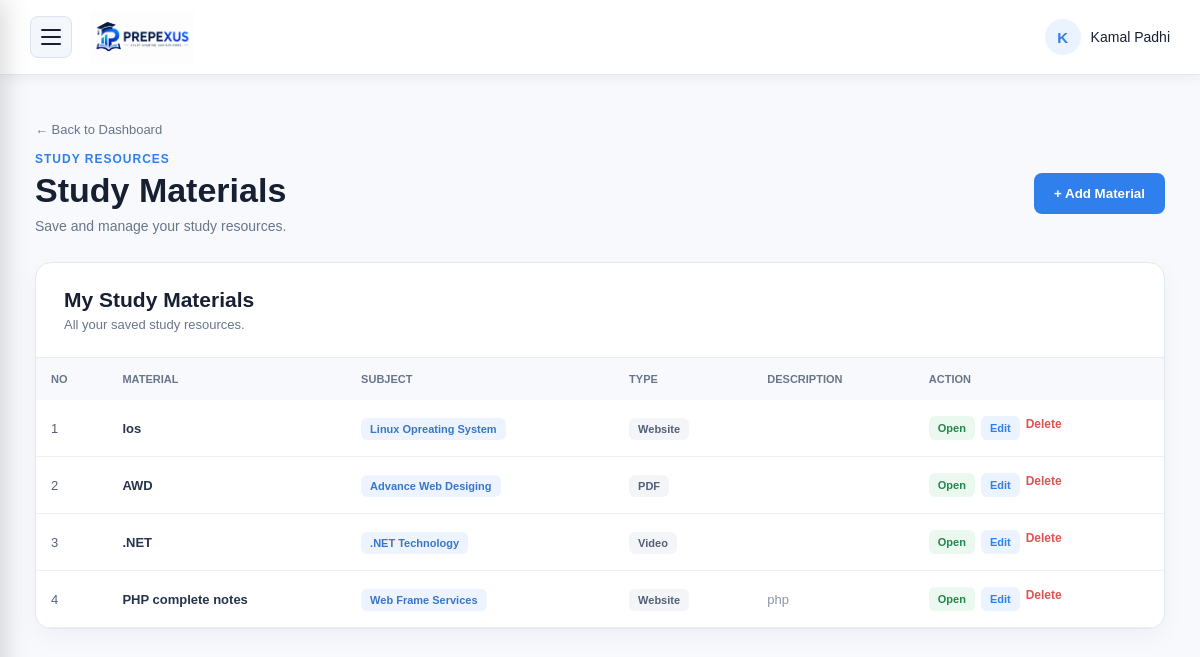
The app's page /materials.php (signed in) with its own data.
### tables this page shows
CREATE TABLE `materials` (
  `id` int(11) NOT NULL,
  `user_id` int(11) NOT NULL,
  `subject_id` int(11) NOT NULL,
  `material_name` varchar(150) NOT NULL,
  `material_type` varchar(30) NOT NULL,
  `material_link` varchar(255) NOT NULL,
  `description` varchar(255) NOT NULL
);

CREATE TABLE `subjects` (
  `id` int(11) NOT NULL,
  `user_id` int(11) NOT NULL,
  `subject_name` varchar(100) NOT NULL,
  `subject_code` varchar(30) NOT NULL,
  `credit` int(11) NOT NULL,
  `description` varchar(255) NOT NULL
);

### includes/security.php (called while the page is built, shortened)
<?php
if (!function_exists('e')) {
    function e($value)
    {
        return htmlspecialchars((string) $value, ENT_QUOTES | ENT_SUBSTITUTE, 'UTF-8');
    }
}
if (!function_exists('initial')) {
    function initial($name)
    {
        $name = trim((string) $name);
        if (function_exists('mb_substr')) {
            return e(mb_strtoupper(mb_substr($name, 0, 1, 'UTF-8'), 'UTF-8'));
        }
        return e(strtoupper(substr($name, 0, 1)));
    }
}
if (!function_exists('safe_url')) {
    function safe_url($url)
    {
        $url = trim((string) $url);
        if (filter_var($url, FILTER_VALIDATE_URL) !== false) {
            $scheme = strtolower((string) parse_url($url, PHP_URL_SCHEME));
            if ($scheme === 'http' || $scheme === 'https') {
                return $url;
            }
        }
        return '';
    }
}
if (!function_exists('is_logged_in')) {
    function is_logged_in()
    {
        return isset($_SESSION['user_id']);
    }
}
if (!function_exists('current_user_id')) {
    function current_user_id()
    {
        return is_logged_in() ? (int) $_SESSION['user_id'] : 0;
    }
}

### materials.php (the view, shortened to what this page needs)
<?php
require_once __DIR__ . "/includes/security.php";
include "config/database.php";
$user_id = current_user_id();
$materials_stmt = mysqli_prepare($conn,
    "SELECT
        materials.*,
        subjects.subject_name
     FROM materials
     JOIN subjects
     ON materials.subject_id = subjects.id
     WHERE materials.user_id = ?
     ORDER BY materials.id DESC"
);
mysqli_stmt_bind_param($materials_stmt, "i", $user_id);
mysqli_stmt_execute($materials_stmt);
$materials = mysqli_stmt_get_result($materials_stmt);
?>
<!DOCTYPE html>
<html lang="en">
<head>
    <link
        rel="stylesheet"
        href="css/style.css"
    >
</head>
<body>
<nav class="dashboard-navbar">
    <div class="dashboard-left">
        <button
            class="menu-button"
            onclick="toggleSidebar()"
            type="button"
        >
            <span></span>
            <span></span>
            <span></span>
        </button>
        <a
            href="dashboard.php"
            class="dashboard-logo"
        >
            <img
                src="images/prepxus.png"
                alt="Prepexus Logo"
            >
        </a>
    </div>
    <div class="dashboard-user">
        <div class="user-avatar">
            <?php
            echo initial(
                $_SESSION['user_name']
            );
            ?>
        </div>
        <span>
            <?php
            echo htmlspecialchars(
                $_SESSION['user_name']
            );
            ?>
        </span>
    </div>
</nav>
<main class="materials-page">
    <a
        href="dashboard.php"
        class="back-button"
    >
        ← Back to Dashboard
    </a>
    <div class="materials-header">
        <div>
            <p class="dashboard-small-title">
                STUDY RESOURCES
            </p>
            <h1>
                Study Materials
            </h1>
            <p>
                Save and manage your study resources.
            </p>
        </div>
        <button
            class="add-material-button"
            onclick="showMaterialForm()"
            type="button"
        >
            + Add Material
        </button>
    </div>
    <div class="material-list">
        <div class="material-list-header">
            <div>
                <h2>
                    My Study Materials
                </h2>
                <p>
                    All your saved study resources.
                </p>
            </div>
        </div>
        <div class="material-table-container">
            <table class="material-table">
                <thead>
                    <tr>
                        <th>No</th>
                        <th>Material</th>
                        <th>Subject</th>
                        <th>Type</th>
                        <th>Description</th>
                        <th>Action</th>
                    </tr>
                </thead>
                <tbody>
                <?php
                $number = 1;
                while (
                    $row =
                    mysqli_fetch_assoc($materials)
                ) {
                ?>
                    <tr>
                        <td>
                            <?php
                            echo $number;
                            ?>
                        </td>
                        <td>
                            <div class="material-title">
                                <?php
                                echo htmlspecialchars(
                                    $row['material_name']
                                );
                                ?>
                            </div>
                        </td>
                        <td>
                            <span class="material-subject">
                                <?php
                                echo htmlspecialchars(
                                    $row['subject_name']
                                );
                                ?>
                            </span>
                        </td>
                        <td>
                            <span class="material-type">
                                <?php
                                echo htmlspecialchars(
                                    $row['material_type']
                                );
                                ?>
                            </span>
                        </td>
                        <td>
                            <span class="material-description">
                                <?php
                                echo htmlspecialchars(
                                    $row['description']
                                );
                                ?>
                            </span>
                        </td>
                        <td>
                            <div class="material-actions">
                                <a
                                    href="<?php echo e(safe_url($row['material_link'])); ?>"
                                    target="_blank"
                                    rel="noopener noreferrer"
                                    class="material-open-button"
                                >
                                    Open
                                </a>
                                <a
                                    href="materials.php?edit=<?php echo (int) $row['id']; ?>"
                                    class="material-edit-button"
                                >
                                    Edit
                                </a>
                                <form method="POST" style="display:inline;" onsubmit="return confirm('Are you sure you want to delete this material?');"><button type="submit" class="material-delete-button" style="background:none;border:none;padding:0;cursor:pointer;color:#df5353;font-weight:bold;font-size:12px;">Delete</button></form>
                            </div>
                        </td>
                    </tr>
                <?php
                    $number++;
                }
                ?>
                </tbody>
            </table>
        </div>
    </div>
</main>
</body>
</html>

### css/style.css (style rules this page uses)
* { box-sizing: border-box; }
html { scroll-behavior: smooth; }
body { margin: 0; padding: 0; font-family: Arial, sans-serif; background-color: #f7f9fc; color: #172033; }
nav { height: 82px; background-color: #ffffff; display: flex; align-items: center; justify-content: space-between; padding: 0 40px; border-bottom: 1px solid #e5eaf2; box-shadow: 0 2px 12px rgba(20, 40, 70, 0.06); position: relative; z-index: 10; }
.user-avatar { width: 36px; height: 36px; display: flex; align-items: center; justify-content: center; border-radius: 50%; background-color: #eaf3ff; color: #2f80ed; font-weight: bold; font-size: 15px; }
.dashboard-small-title { color: #2f80ed; font-size: 12px; font-weight: bold; letter-spacing: 2px; margin-bottom: 10px; }
.dashboard-navbar { height: 75px; background-color: #ffffff; border-bottom: 1px solid #e4e9f1; display: flex; align-items: center; justify-content: space-between; padding: 0 30px; position: sticky; top: 0; z-index: 100; }
.dashboard-left { display: flex; align-items: center; gap: 18px; }
.menu-button { width: 42px; height: 42px; background-color: #f3f6fb; border: 1px solid #dce3ee; border-radius: 8px; display: flex; flex-direction: column; justify-content: center; align-items: center; gap: 5px; cursor: pointer; transition: 0.3s; }
.menu-button span { width: 20px; height: 2px; background-color: #172033; border-radius: 5px; transition: 0.3s; }
.dashboard-logo { display: flex; align-items: center; }
.dashboard-logo img { height: 52px; width: auto; display: block; transition: 0.3s; }
.dashboard-user { display: flex; align-items: center; gap: 10px; font-size: 14px; font-weight: 500; color: #172033; }
.user-avatar { width: 36px; height: 36px; border-radius: 50%; background-color: #eaf3ff; color: #2f80ed; display: flex; align-items: center; justify-content: center; font-weight: bold; font-size: 15px; }
.back-button { display: inline-block; color: #68758b; text-decoration: none; font-size: 13px; margin-bottom: 15px; transition: 0.3s; }
.dashboard-small-title { margin: 0; color: #2f80ed; font-size: 12px; font-weight: 700; letter-spacing: 1px; }
.back-button { display: inline-block; margin-bottom: 15px; color: #68758b; text-decoration: none; font-size: 13px; transition: 0.25s; }
.materials-page { max-width: 1250px; margin: auto; padding: 45px 35px 80px; }
.materials-header { display: flex; justify-content: space-between; align-items: center; margin-bottom: 28px; }
.materials-header h1 { margin: 5px 0 8px; font-size: 34px; color: #172033; }
.materials-header p:last-child { margin: 0; color: #68758b; font-size: 14px; }
.add-material-button { border: none; background: #2f80ed; color: white; padding: 13px 20px; border-radius: 8px; font-weight: 700; cursor: pointer; transition: 0.25s; }
.material-list { background: white; border: 1px solid #e2e8f0; border-radius: 16px; overflow: hidden; box-shadow: 0 8px 25px rgba(23,32,51,.04); }
.material-list-header { padding: 25px 28px; border-bottom: 1px solid #e7ecf3; }
.material-list-header h2 { margin: 0 0 5px; color: #172033; font-size: 21px; }
.material-list-header p { margin: 0; color: #68758b; font-size: 13px; }
.material-table-container { overflow-x: auto; }
.material-table { width: 100%; min-width: 900px; border-collapse: collapse; }
.material-table th { padding: 15px; background: #f7f9fc; color: #68758b; text-align: left; font-size: 11px; text-transform: uppercase; }
.material-table td { padding: 16px 15px; border-bottom: 1px solid #edf0f4; color: #536077; font-size: 13px; }
.material-title { font-weight: 700; color: #26344c; }
.material-subject { padding: 5px 9px; background: #edf4ff; color: #3976c9; border-radius: 6px; font-size: 11px; font-weight: 700; }
.material-type { padding: 5px 9px; background: #f3f5f8; color: #536077; border-radius: 6px; font-size: 11px; font-weight: 700; }
.material-description { color: #8994a6; }
.material-actions { display: flex; gap: 6px; white-space: nowrap; }
.material-open-button, .material-edit-button, .material-delete-button { text-decoration: none; padding: 6px 9px; border-radius: 6px; font-size: 11px; font-weight: 700; transition: .2s; }
.material-open-button { background: #eaf8f0; color: #21864b; }
.material-edit-button { background: #eaf3ff; color: #2f80ed; }
.material-delete-button { background: #fff0f0; color: #dc4b4b; }

### records on screen
materials: material_name "los", subject.subject_name "Linux Opreating System", material_type "Website"
materials: material_name "AWD", subject.subject_name "Advance Web Desiging", material_type "PDF"
materials: material_name ".NET", subject.subject_name ".NET Technology", material_type "Video"
materials: material_name "PHP complete notes", subject.subject_name "Web Frame Services", material_type "Website", description "php"

### other values on screen
$_SESSION['user_name'] "Kamal Padhi"
